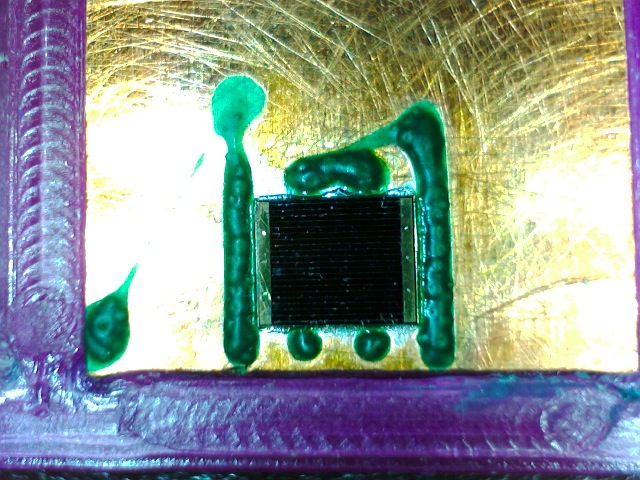
#> input picture src/c++/img1.jpg, 640 x 480 px, given in place of the camera
$ python cntr.py
#> lines starting #> are read from the running program, lines starting #| are printed output that depends on the picture; after the words box and inside, x2 and y2 are one past the last pixel; in counts of white or black regions, pixels touching at a corner belong together
import cv2
import numpy as np

# create video capture
cap = cv2.VideoCapture(0)

while(1):

    # read the frames
    _,frame = cap.read()
#> frame is the input picture: shape (480, 640, 3); mean B, G, R 144.4, 149.5, 137.3

    # smooth it
    frame = cv2.blur(frame,(3,3))

    # convert to hsv and find range of colors
    hsv = cv2.cvtColor(frame,cv2.COLOR_BGR2HSV)
#> hsv: shape (480, 640, 3); mean H, S, V 70.6, 109.1, 170.5
    thresh = cv2.inRange(hsv,np.array((0, 80, 80)), np.array((20, 255, 255)))
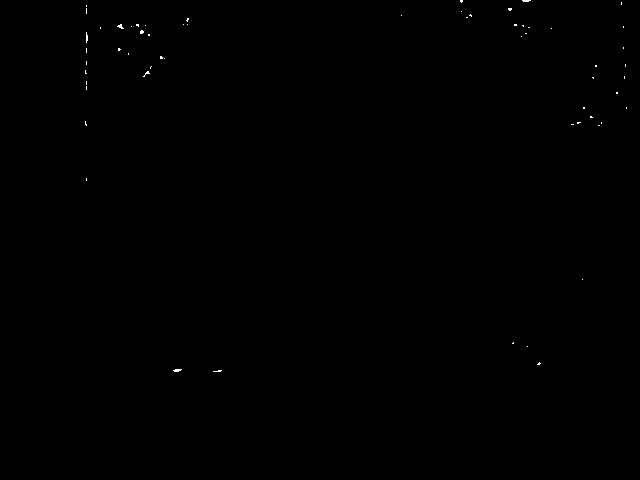
#> thresh: shape (480, 640); 0.1% white in thin lines or dots, all inside (x1, y1, x2, y2) = (85, 0, 627, 372)
    thresh2 = thresh.copy()

    # find contours in the threshold image
    contours,hierarchy = cv2.findContours(thresh,cv2.RETR_LIST,cv2.CHAIN_APPROX_SIMPLE)
#> contours = 60 contours, all with area under 20

    # finding contour with maximum area and store it as best_cnt
    max_area = 0
    for cnt in contours:
        area = cv2.contourArea(cnt)
        if area > max_area:
            max_area = area
            best_cnt = cnt
#> this loop made 60 passes
#> (area, max_area) on passes 1 to 2: (3, 3), (11, 11)
#> (cnt, area) on passes 3 to 8: ([[539, 362], [537, 364], [539, 364], [540, 363]], 3), ([[527, 346]], 0), ([[513, 342], [512, 343], [513, 343]], 0.5), ([[582, 279]], 0), ([[86, 178], [86, 180]], 0), ([[598, 125], [599, 125]], 0)
#> after the loop, best_cnt = [[175, 369], [174, 370], [173, 370], [174, 371], [178, 371], [179, 370], [180, 370], [181, 369]]; max_area = 11

    # finding centroids of best_cnt and draw a circle there
    M = cv2.moments(best_cnt)
#> M = moments, m00 11, centre m10/m00, m01/m00 = (176.8, 369.9)
    cx,cy = int(M['m10']/M['m00']), int(M['m01']/M['m00'])
#> cx = 176; cy = 369
    cv2.circle(frame,(cx,cy),5,255,-1)
#> frame: shape (480, 640, 3); mean B, G, R 144.5, 149.4, 137.3
    cv2.imshow("video", frame)
    if cv2.waitKey(5)==27:   #press esc to exit
#> (key Esc is pressed here)
     break
     cv2.destroyAllWindows()

$ run again, on src/c++/img10.jpg
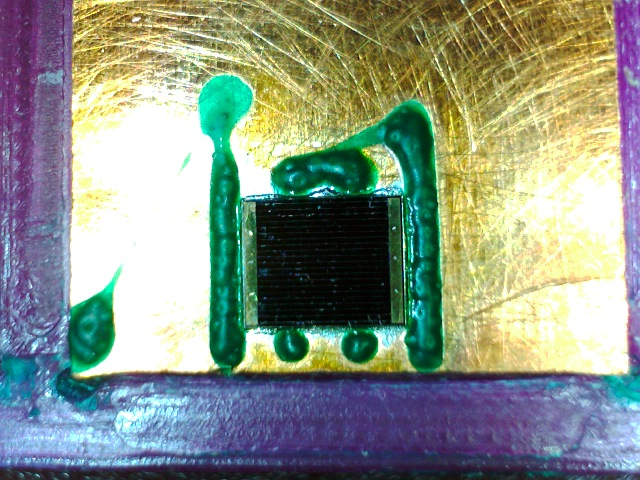
#> input picture src/c++/img10.jpg, 640 x 480 px, given in place of the camera
#> frame is the input picture: shape (480, 640, 3); mean B, G, R 133.2, 148.1, 136.7
#> hsv: shape (480, 640, 3); mean H, S, V 65.7, 108.7, 166
#> `thresh = cv2.inRange(hsv,np.array((0, 80, 80)), np.array((20, 255, 255..`:
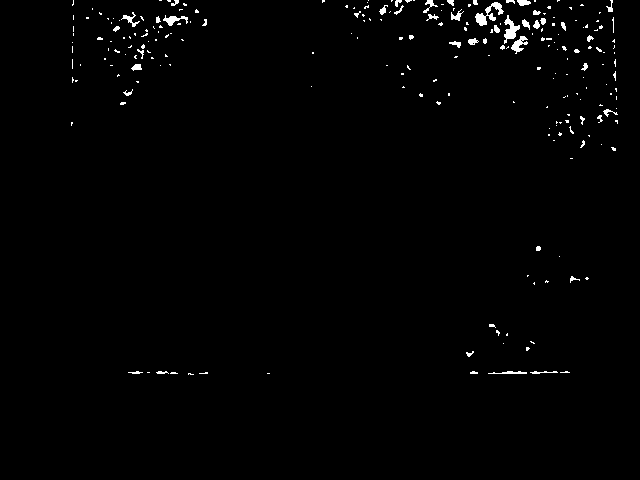
#> thresh: shape (480, 640); 1.1% white; 231 white regions (187 under 20 px)
#> contours = 234 contours, 214 with area under 20; largest, box (x1, y1, x2, y2) and area: (475, 2, 504, 26) 204, (504, 15, 520, 44) 164, (511, 36, 528, 54) 110, (163, 15, 188, 26) 90, (121, 12, 140, 27) 53
#> the loop `for cnt in contours:` made 234 passes
#> (area, max_area) on passes 8, 84, 135, 186, 215: (35.5, 35.5), (39, 39), (109.5, 109.5), (164.5, 164.5), (204, 204)
#> after the loop `for cnt in contours:`: best_cnt = contour of 83 points, box (x1, y1, x2, y2) (475, 2, 504, 26), area 204; max_area = 204
#> M = moments, m00 204, centre m10/m00, m01/m00 = (488, 13.89)
#> cx = 487; cy = 13

$ run again, on src/c++/img3.jpg
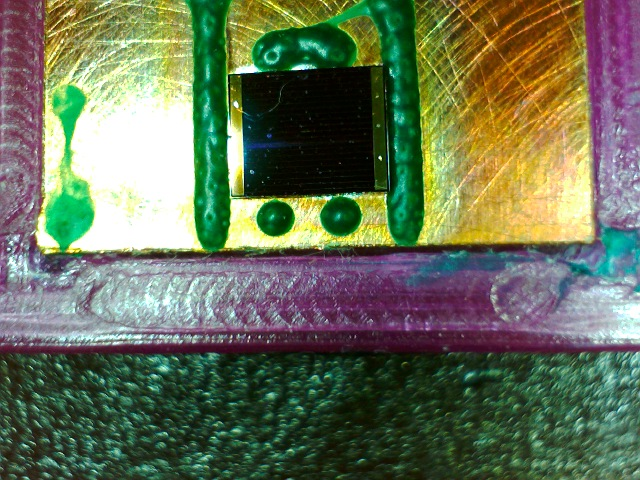
#> input picture src/c++/img3.jpg, 640 x 480 px, given in place of the camera
#> frame is the input picture: shape (480, 640, 3); mean B, G, R 86.3, 113.1, 102.8
#> hsv: shape (480, 640, 3); mean H, S, V 71.8, 128.6, 126.3
#> `thresh = cv2.inRange(hsv,np.array((0, 80, 80)), np.array((20, 255, 255..`:
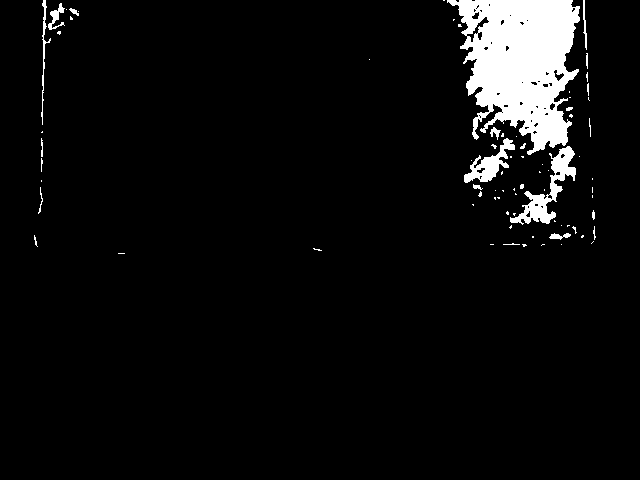
#> thresh: shape (480, 640); 5.4% white; 77 white regions (58 under 20 px)
#> contours = 124 contours, 107 with area under 20; largest, box (x1, y1, x2, y2) and area: (447, 0, 580, 155) 12842, (510, 146, 576, 225) 1344, (464, 138, 515, 183) 752, (466, 16, 490, 43) 142, (48, 3, 65, 30) 128
#> the loop `for cnt in contours:` made 124 passes
#> (area, max_area) on passes 12, 56, 122: (61.5, 61.5), (1344.5, 1344.5), (12841.5, 12841.5)
#> after the loop `for cnt in contours:`: best_cnt = contour of 454 points, box (x1, y1, x2, y2) (447, 0, 580, 155), area 12842; max_area = 12841.5
#> M = moments, m00 12841.5, centre m10/m00, m01/m00 = (520.7, 61.82)
#> cx = 520; cy = 61
